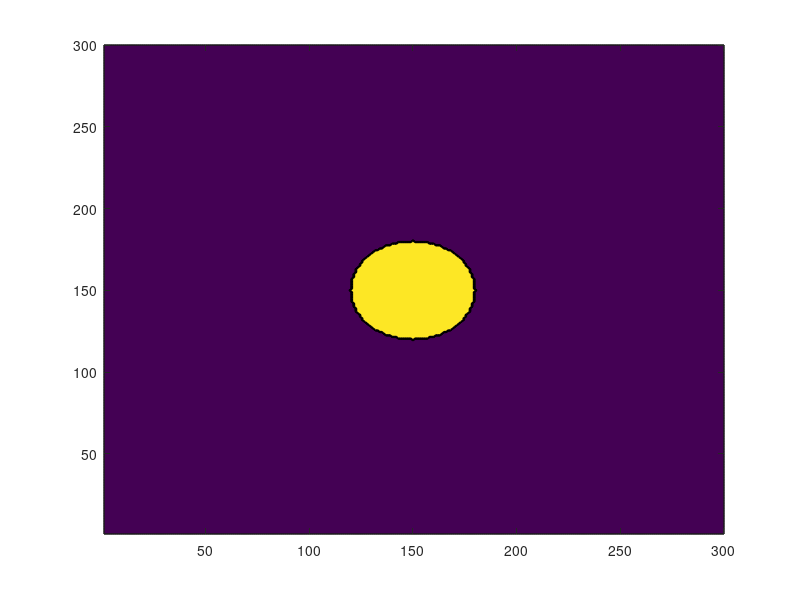

Source code (MATLAB): (Note: this script raises an error after producing the figure.)

clear all; close all;
%== get intial wall time:
%-- Simulation cell parameters:
Nx = 300;
Ny = 300;
R = 30.0;
xc = Nx/2;
yc = Ny/2;

C3S  =zeros(Nx,Ny);


for i=1:Nx
for j=1:Ny

xx1 =sqrt((i-xc)^2 +(j-yc)^2);

if( xx1 <= R)
C3S(i,j) = 0.999;  
end

end %if

end % j

figure(1)
contourf(C3S)
% Random point on circle

numPoints = 8;
Rbound=R+3;
Sradius=3;
[xcr, ycr] = GetRandomPointsOnACircle(xc, yc, Rbound, numPoints);
CSH  =zeros(Nx,Ny);
for k=1:length(xcr)
    for i=1:Nx
        for j=1:Ny          
            xx1 =sqrt((i-xcr(k))^2 +(j-ycr(k))^2);     
            if( xx1 <= Sradius)
                CSH(i,j) = 0.999;
            end            
        end %if       
    end % j
end

phi  =zeros(Nx,Ny);

phi= CSH + C3S;

figure(4)
contourf(phi)



function [xRandom, yRandom] = GetRandomPointsOnACircle(xCenter, yCenter, radius, numPoints)
angles = linspace(0, 2*pi, 720); % 720 is the total number of points
x = radius * cos(angles) + xCenter;
y = radius * sin(angles) + yCenter;
% Now get random locations along the circle.
randomIndexes = randperm(length(angles), numPoints);
xRandom = x(randomIndexes);
yRandom = y(randomIndexes);
end

    
